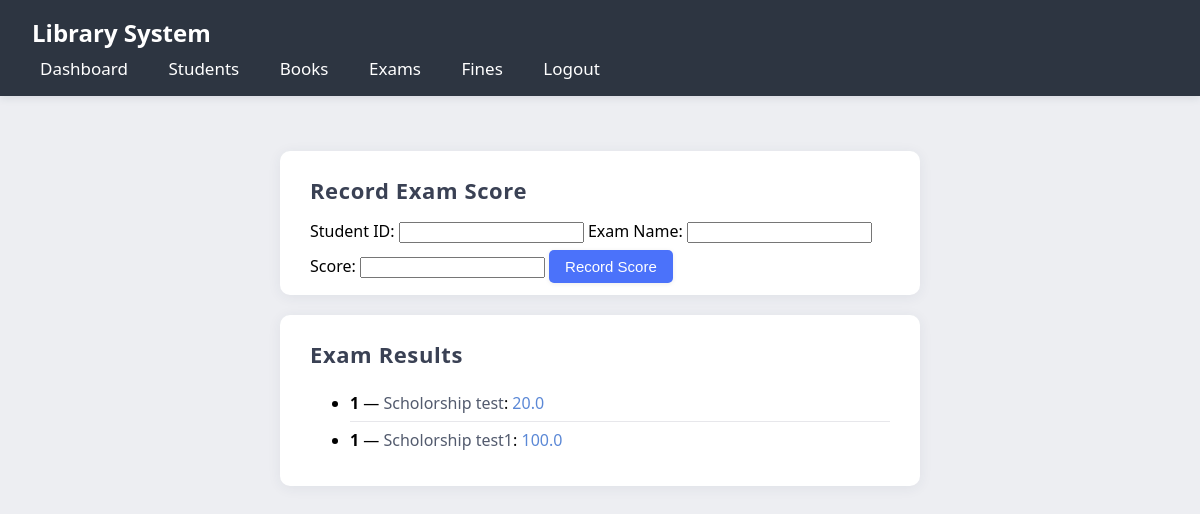
Screenshot of /exams (signed in) with the database file from the repository.
### models.py (models this page shows)
class Exam(db.Model):
    id = db.Column(db.Integer, primary_key=True)
    sid = db.Column(db.String(10), db.ForeignKey('student.id'), nullable=False)
    exam = db.Column(db.String(100), nullable=False)
    score = db.Column(db.Float, nullable=False)

### app.py (the view)
@app.route('/exams', methods=['GET', 'POST'])
def exams_list():
    if not session.get('admin'):
        return redirect(url_for('admin_login'))
    if request.method == 'POST':
        e = Exam(sid=request.form['sid'], exam=request.form['exam'], score=float(request.form['score']))
        db.session.add(e)
        db.session.commit()
    exams = Exam.query.all()
    return render_template('exams.html', exams=exams)

### templates/exams.html
{% extends "base.html" %}
{% block content %}
<div class="section">
    <h2 class="section-title">Record Exam Score</h2>
    <form method="post">
        <label>Student ID:</label>
        <input name="sid" required>
        <label>Exam Name:</label>
        <input name="exam" required>
        <label>Score:</label>
        <input name="score" type="number" step="0.01" required>
        <button class="button" type="submit">Record Score</button>
    </form>
</div>
<div class="section">
    <h2 class="section-title">Exam Results</h2>
    <ul>
        {% for e in exams %}
            <li class="list-item">
                <strong>{{ e.sid }}</strong> — <span style="color:#535b6e;">{{ e.exam }}</span>: <span style="color:#5b88d6;">{{ e.score }}</span>
            </li>
        {% else %}
            <li class="list-item">No exam results yet.</li>
        {% endfor %}
    </ul>
</div>
{% endblock %}

### static/style.css (style rules this page uses)
body { font-family: 'Segoe UI', Arial, sans-serif; background: #edeef2; margin: 0; }
.section { background: #fff; margin: 20px auto; max-width: 580px; padding: 24px 30px 12px 30px; box-shadow: 0 2px 14px rgba(44,62,80,0.070); border-radius: 10px; }
.section-title { margin-top: 0; margin-bottom: 15px; font-size: 22px; font-weight: 600; color: #3a4154; letter-spacing: 0.6px; }
.list-item { font-size: 16px; padding: 7px 0; border-bottom: 1px solid #e7e7eb; }
.list-item:last-child { border-bottom: none; }
.button { background: #4b72fa; color: #fff; padding: 8px 16px; margin-top: 7px; border: none; border-radius: 5px; font-size: 15px; cursor: pointer; box-shadow: 0 1px 5px #ececec; transition: background 0.15s; }

### rows the page displays
Exam: sid "1", exam "Scholorship test", score "20.0"
Exam: sid "1", exam "Scholorship test1", score "100.0"
